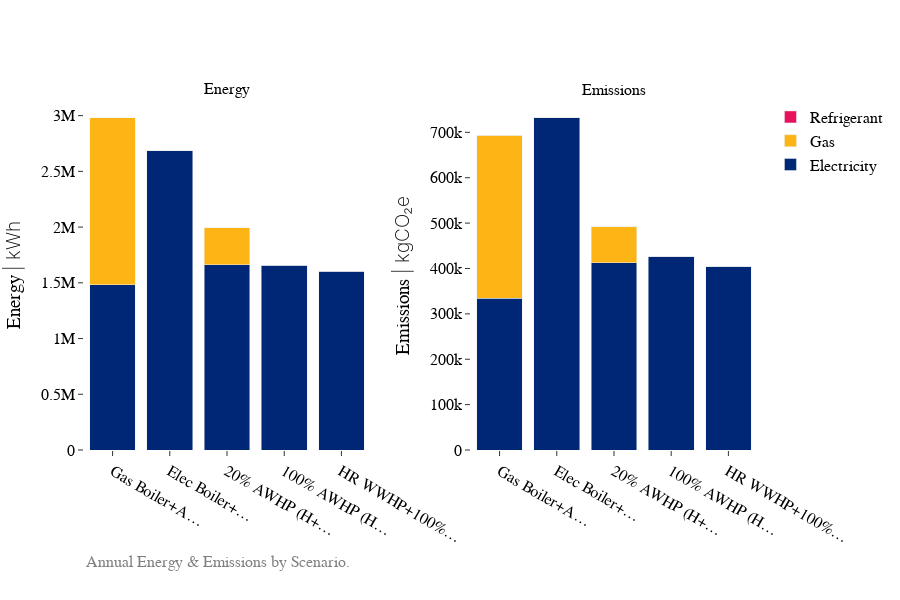

Notebook cell for this chart:
### Code cell
from src.visuals import plot_energy_and_emissions

df = source_energy.copy()

equipment_scenarios = ["eq_scenario_1", "eq_scenario_2", "eq_scenario_3", "eq_scenario_4", "eq_scenario_5"]
emission_scenarios = ["em_scenario_a"]

plot_energy_and_emissions(df, equipment_scenarios, emission_scenarios, unit_mode="SI")

### Figure 1 — Plotly figure (JSON) as saved in the notebook; plotly's stock layout.template omitted (floating-point values rounded to 4 significant figures)
{"data": [{"hovertemplate": "Scenario: Gas Boiler+AC Chiller<br>Electricity: 1482017 kWh<extra></extra>", "marker": {"color": "#002676", "opacity": 1}, "name": "Electricity", "showlegend": false, "type": "bar", "x": ["Gas Boiler+A…"], "xaxis": "x", "y": [1482000.0], "yaxis": "y"}, {"hovertemplate": "Scenario: Gas Boiler+AC Chiller<br>Gas: 1501303 kWh<extra></extra>", "marker": {"color": "#FDB515", "opacity": 1}, "name": "Gas", "showlegend": false, "type": "bar", "x": ["Gas Boiler+A…"], "xaxis": "x", "y": [1501000.0], "yaxis": "y"}, {"hovertemplate": "Scenario: Elec Boiler+AC Chiller<br>Electricity: 2683060 kWh<extra></extra>", "marker": {"color": "#002676", "opacity": 1}, "name": "Electricity", "showlegend": false, "type": "bar", "x": ["Elec Boiler+…"], "xaxis": "x", "y": [2683000.0], "yaxis": "y"}, {"hovertemplate": "Scenario: Elec Boiler+AC Chiller<br>Gas: 0 kWh<extra></extra>", "marker": {"color": "#FDB515", "opacity": 1}, "name": "Gas", "showlegend": false, "type": "bar", "x": ["Elec Boiler+…"], "xaxis": "x", "y": [0], "yaxis": "y"}, {"hovertemplate": "Scenario: 20% AWHP (H+C)+Gas Backup<br>Electricity: 1662845 kWh<extra></extra>", "marker": {"color": "#002676", "opacity": 1}, "name": "Electricity", "showlegend": false, "type": "bar", "x": ["20% AWHP (H+…"], "xaxis": "x", "y": [1663000.0], "yaxis": "y"}, {"hovertemplate": "Scenario: 20% AWHP (H+C)+Gas Backup<br>Gas: 332605 kWh<extra></extra>", "marker": {"color": "#FDB515", "opacity": 1}, "name": "Gas", "showlegend": false, "type": "bar", "x": ["20% AWHP (H+…"], "xaxis": "x", "y": [332600.0], "yaxis": "y"}, {"hovertemplate": "Scenario: 100% AWHP (H+C)+Elec Backup<br>Electricity: 1658385 kWh<extra></extra>", "marker": {"color": "#002676", "opacity": 1}, "name": "Electricity", "showlegend": false, "type": "bar", "x": ["100% AWHP (H…"], "xaxis": "x", "y": [1658000.0], "yaxis": "y"}, {"hovertemplate": "Scenario: 100% AWHP (H+C)+Elec Backup<br>Gas: 0 kWh<extra></extra>", "marker": {"color": "#FDB515", "opacity": 1}, "name": "Gas", "showlegend": false, "type": "bar", "x": ["100% AWHP (H…"], "xaxis": "x", "y": [0], "yaxis": "y"}, {"hovertemplate": "Scenario: HR WWHP+100% AWHP (H+C)+Elec Backup<br>Electricity: 1604549 kWh<extra></extra>", "marker": {"color": "#002676", "opacity": 1}, "name": "Electricity", "showlegend": false, "type": "bar", "x": ["HR WWHP+100%…"], "xaxis": "x", "y": [1605000.0], "yaxis": "y"}, {"hovertemplate": "Scenario: HR WWHP+100% AWHP (H+C)+Elec Backup<br>Gas: 0 kWh<extra></extra>", "marker": {"color": "#FDB515", "opacity": 1}, "name": "Gas", "showlegend": false, "type": "bar", "x": ["HR WWHP+100%…"], "xaxis": "x", "y": [0], "yaxis": "y"}, {"hovertemplate": "Scenario: Gas Boiler+AC Chiller<br>Electricity: 334943.7 kgCO₂<extra></extra>", "marker": {"color": "#002676", "opacity": 1}, "name": "Electricity", "showlegend": true, "type": "bar", "x": ["Gas Boiler+A…"], "xaxis": "x2", "y": [334900.0], "yaxis": "y2"}, {"hovertemplate": "Scenario: Gas Boiler+AC Chiller<br>Gas: 359111.7 kgCO₂<extra></extra>", "marker": {"color": "#FDB515", "opacity": 1}, "name": "Gas", "showlegend": true, "type": "bar", "x": ["Gas Boiler+A…"], "xaxis": "x2", "y": [359100.0], "yaxis": "y2"}, {"hovertemplate": "Scenario: Gas Boiler+AC Chiller<br>Refrigerant: 0.0 kgCO₂<extra></extra>", "marker": {"color": "#E7115E", "opacity": 1}, "name": "Refrigerant", "showlegend": true, "type": "bar", "x": ["Gas Boiler+A…"], "xaxis": "x2", "y": [0], "yaxis": "y2"}, {"hovertemplate": "Scenario: Elec Boiler+AC Chiller<br>Electricity: 732690.2 kgCO₂<extra></extra>", "marker": {"color": "#002676", "opacity": 1}, "name": "Electricity", "showlegend": false, "type": "bar", "x": ["Elec Boiler+…"], "xaxis": "x2", "y": [732700.0], "yaxis": "y2"}, {"hovertemplate": "Scenario: Elec Boiler+AC Chiller<br>Gas: 0.0 kgCO₂<extra></extra>", "marker": {"color": "#FDB515", "opacity": 1}, "name": "Gas", "showlegend": false, "type": "bar", "x": ["Elec Boiler+…"], "xaxis": "x2", "y": [0], "yaxis": "y2"}, {"hovertemplate": "Scenario: Elec Boiler+AC Chiller<br>Refrigerant: 0.0 kgCO₂<extra></extra>", "marker": {"color": "#E7115E", "opacity": 1}, "name": "Refrigerant", "showlegend": false, "type": "bar", "x": ["Elec Boiler+…"], "xaxis": "x2", "y": [0], "yaxis": "y2"}, {"hovertemplate": "Scenario: 20% AWHP (H+C)+Gas Backup<br>Electricity: 412543.9 kgCO₂<extra></extra>", "marker": {"color": "#002676", "opacity": 1}, "name": "Electricity", "showlegend": false, "type": "bar", "x": ["20% AWHP (H+…"], "xaxis": "x2", "y": [412500.0], "yaxis": "y2"}, {"hovertemplate": "Scenario: 20% AWHP (H+C)+Gas Backup<br>Gas: 79559.2 kgCO₂<extra></extra>", "marker": {"color": "#FDB515", "opacity": 1}, "name": "Gas", "showlegend": false, "type": "bar", "x": ["20% AWHP (H+…"], "xaxis": "x2", "y": [79560.0], "yaxis": "y2"}, {"hovertemplate": "Scenario: 20% AWHP (H+C)+Gas Backup<br>Refrigerant: 0.0 kgCO₂<extra></extra>", "marker": {"color": "#E7115E", "opacity": 1}, "name": "Refrigerant", "showlegend": false, "type": "bar", "x": ["20% AWHP (H+…"], "xaxis": "x2", "y": [0], "yaxis": "y2"}, {"hovertemplate": "Scenario: 100% AWHP (H+C)+Elec Backup<br>Electricity: 426511.7 kgCO₂<extra></extra>", "marker": {"color": "#002676", "opacity": 1}, "name": "Electricity", "showlegend": false, "type": "bar", "x": ["100% AWHP (H…"], "xaxis": "x2", "y": [426500.0], "yaxis": "y2"}, {"hovertemplate": "Scenario: 100% AWHP (H+C)+Elec Backup<br>Gas: 0.0 kgCO₂<extra></extra>", "marker": {"color": "#FDB515", "opacity": 1}, "name": "Gas", "showlegend": false, "type": "bar", "x": ["100% AWHP (H…"], "xaxis": "x2", "y": [0], "yaxis": "y2"}, {"hovertemplate": "Scenario: 100% AWHP (H+C)+Elec Backup<br>Refrigerant: 0.0 kgCO₂<extra></extra>", "marker": {"color": "#E7115E", "opacity": 1}, "name": "Refrigerant", "showlegend": false, "type": "bar", "x": ["100% AWHP (H…"], "xaxis": "x2", "y": [0], "yaxis": "y2"}, {"hovertemplate": "Scenario: HR WWHP+100% AWHP (H+C)+Elec Backup<br>Electricity: 405227.7 kgCO₂<extra></extra>", "marker": {"color": "#002676", "opacity": 1}, "name": "Electricity", "showlegend": false, "type": "bar", "x": ["HR WWHP+100%…"], "xaxis": "x2", "y": [405200.0], "yaxis": "y2"}, {"hovertemplate": "Scenario: HR WWHP+100% AWHP (H+C)+Elec Backup<br>Gas: 0.0 kgCO₂<extra></extra>", "marker": {"color": "#FDB515", "opacity": 1}, "name": "Gas", "showlegend": false, "type": "bar", "x": ["HR WWHP+100%…"], "xaxis": "x2", "y": [0], "yaxis": "y2"}, {"hovertemplate": "Scenario: HR WWHP+100% AWHP (H+C)+Elec Backup<br>Refrigerant: 0.0 kgCO₂<extra></extra>", "marker": {"color": "#E7115E", "opacity": 1}, "name": "Refrigerant", "showlegend": false, "type": "bar", "x": ["HR WWHP+100%…"], "xaxis": "x2", "y": [0], "yaxis": "y2"}], "layout": {"annotations": [{"font": {"size": 16}, "showarrow": false, "text": "Energy", "x": 0.2125, "xanchor": "center", "xref": "paper", "y": 1, "yanchor": "bottom", "yref": "paper"}, {"font": {"size": 16}, "showarrow": false, "text": "Emissions", "x": 0.7875, "xanchor": "center", "xref": "paper", "y": 1, "yanchor": "bottom", "yref": "paper"}, {"align": "center", "font": {"color": "gray", "size": 16}, "showarrow": false, "text": "Annual Energy & Emissions by Scenario.", "x": 0, "xref": "paper", "y": -0.35, "yref": "paper"}], "barmode": "stack", "font": {"size": 16}, "height": 600, "margin": {"b": 150}, "title": {"font": {"size": 14}}, "xaxis": {"anchor": "y", "domain": [0, 0.425]}, "xaxis2": {"anchor": "y2", "domain": [0.575, 1]}, "yaxis": {"anchor": "x", "domain": [0, 1], "title": {"text": "Energy <span style=\"font-weight:200\">| kWh</span>"}}, "yaxis2": {"anchor": "x2", "domain": [0, 1], "title": {"text": "Emissions <span style=\"font-weight:200\">| kgCO₂e</span>"}}}}
